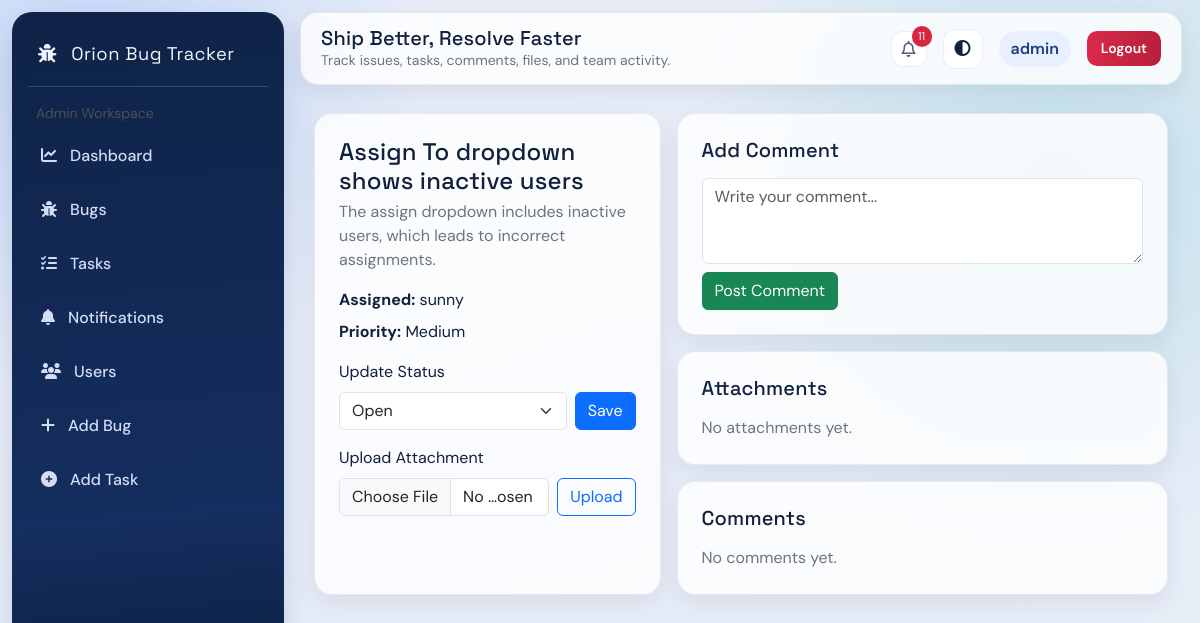
Screenshot of /update-bug/10/ (signed in) with the database file from the repository.
### tracker/models.py (models this page shows, shortened)
class Bug(models.Model):
    title = models.CharField(max_length=100)
    description = models.TextField()
    priority = models.CharField(max_length=20, choices=BUG_PRIORITY_CHOICES, default='Medium')
    status = models.CharField(max_length=20, choices=BUG_STATUS_CHOICES, default='Open')
    severity = models.CharField(max_length=20, choices=BUG_SEVERITY_CHOICES, default='Minor')
    assigned_to = models.ForeignKey(User, on_delete=models.CASCADE)
    created_at = models.DateTimeField(auto_now_add=True)
    updated_at = models.DateTimeField(auto_now=True)
    is_archived = models.BooleanField(default=False)
    archived_at = models.DateTimeField(null=True, blank=True)
    archived_by = models.ForeignKey(
        User,
        on_delete=models.SET_NULL,
        null=True,
        blank=True,
        related_name='archived_bugs',
    )

### tracker/views.py (the view, shortened to what this page needs)
# urls.py: path('update-bug/<int:bug_id>/', views.update_bug, name='update_bug'),
@login_required
def update_bug(request, bug_id):
    bug = get_object_or_404(Bug, id=bug_id)
    if not request.user.is_superuser and bug.assigned_to != request.user:
        messages.error(request, 'You are not allowed to update this bug')
        return redirect('bug_list')
    return render(
        request,
        'update_bug.html',
        {
            'bug': bug,
            'comments': bug.comments.select_related('author').all(),
            'attachments': bug.attachments.select_related('uploaded_by').all(),
            'status_choices': ['Open', 'In Progress', 'Closed'],
        },
    )

### tracker/context_processors.py (called while the page is built)
def notification_count(request):
    if request.user.is_authenticated:
        if request.user.is_superuser:
            count = Notification.objects.filter(is_read=False).count()
        else:
            count = Notification.objects.filter(
                recipient=request.user,
                is_read=False
            ).count()
    else:
        count = 0
    return {
        'unread_notifications_count': count,              # ✅ for navbar
        'global_unread_notifications_count': count        # ✅ for admin dashboard
    }

### templates/update_bug.html (shortened to what this page needs)
{% extends 'base_app.html' %}
{% block content %}
<div class="row g-3">
    <div class="col-lg-5">
        <div class="modern-panel p-3 p-md-4 h-100">
            <h4 class="mb-1">{{ bug.title }}</h4>
            <p class="text-secondary mb-3">{{ bug.description }}</p>
            <div class="mb-2"><strong>Assigned:</strong> {{ bug.assigned_to.username }}</div>
            <div class="mb-3"><strong>Priority:</strong> {{ bug.priority }}</div>
            <form method="POST" class="mb-3">
                <label class="form-label">Update Status</label>
                <div class="d-flex gap-2">
                    <select name="status" class="form-select">
                        {% for status in status_choices %}
                        <option value="{{ status }}" {% if bug.status == status %}selected{% endif %}>{{ status }}</option>
                        {% endfor %}
                    </select>
                    <button class="btn btn-primary">Save</button>
                </div>
            </form>
            <form method="POST" enctype="multipart/form-data">
                <label class="form-label">Upload Attachment</label>
                <div class="d-flex gap-2">
                    <input class="form-control" type="file" name="attachment" required>
                    <button class="btn btn-outline-primary">Upload</button>
                </div>
            </form>
        </div>
    </div>
    <div class="col-lg-7">
        <div class="modern-panel p-3 p-md-4 mb-3">
            <h5 class="mb-3">Add Comment</h5>
            <form method="POST">
                <div class="mb-2">
                    <textarea name="content" class="form-control" rows="3" placeholder="Write your comment..." required></textarea>
                </div>
                <button class="btn btn-success">Post Comment</button>
            </form>
        </div>
        <div class="modern-panel p-3 p-md-4 mb-3">
            <h5 class="mb-3">Attachments</h5>
            {% if attachments %}
            <div class="d-grid gap-3">
                {% for item in attachments %}
                <div class="border rounded-4 p-3 bg-white">
                    <div class="d-flex justify-content-between align-items-start gap-3 mb-2">
                        <div>
                            <div class="fw-semibold">{{ item.file_name }}</div>
                            <div class="small text-secondary">
                                {{ item.file_type }} • {{ item.size_label }}
                                {% if item.uploaded_by %} • Uploaded by {{ item.uploaded_by.username }}{% endif %}
                            </div>
                        </div>
                        <div class="d-flex gap-2 flex-wrap justify-content-end">
                            <a class="btn btn-sm btn-outline-primary" href="{{ item.file.url }}" target="_blank" download>Download</a>
                            {% if request.user.is_superuser %}
                            <button type="button" class="btn btn-sm btn-danger" data-bs-toggle="modal" data-bs-target="#deleteAttachmentModal{{ item.id }}">Delete</button>
                            {% endif %}
                        </div>
                    </div>
                    {% if item.is_image %}
                    <a href="{{ item.file.url }}" target="_blank">
                        <img src="{{ item.file.url }}" alt="{{ item.file_name }}" class="img-fluid rounded-3 border" style="max-height: 260px; object-fit: cover;">
                    </a>
                    {% else %}
                    <div class="text-secondary small">Preview not available for this file type.</div>
                    {% endif %}
                    {% if request.user.is_superuser %}
                    <div class="modal fade" id="deleteAttachmentModal{{ item.id }}" tabindex="-1" aria-hidden="true">
                        <div class="modal-dialog modal-dialog-centered">
                            <div class="modal-content">
                                <div class="modal-header">
                                    <h5 class="modal-title">Delete Attachment</h5>
                                    <button type="button" class="btn-close" data-bs-dismiss="modal" aria-label="Close"></button>
                                </div>
                                <div class="modal-body">
                                    Delete attachment <strong>{{ item.file_name }}</strong>? This cannot be undone.
                                </div>
                                <div class="modal-footer">
                                    <button type="button" class="btn btn-outline-secondary" data-bs-dismiss="modal">Cancel</button>
                                    <form method="POST" action="/delete-attachment/{{ item.id }}/" class="d-inline">
                                        {% csrf_token %}
                                        <input type="hidden" name="bug_id" value="{{ bug.id }}">
                                        <button type="submit" class="btn btn-danger">Delete</button>
                                    </form>
                                </div>
                            </div>
                        </div>
                    </div>
                    {% endif %}
                </div>
                {% endfor %}
            </div>
            {% else %}
            <p class="text-secondary mb-0">No attachments yet.</p>
            {% endif %}
        </div>
        <div class="modern-panel p-3 p-md-4">
            <h5 class="mb-3">Comments</h5>
            {% if comments %}
                {% for comment in comments %}
                <div class="border rounded-3 p-2 p-md-3 mb-2">
                    <div class="d-flex justify-content-between">
                        <strong>{{ comment.author.username }}</strong>
                        <small class="text-secondary">{{ comment.created_at|date:"M d, Y H:i" }}</small>
                    </div>
                    <div class="mt-1">{{ comment.content }}</div>
                </div>
                {% endfor %}
            {% else %}
            <p class="text-secondary mb-0">No comments yet.</p>
            {% endif %}
        </div>
    </div>
</div>
{% endblock %}

### templates/base_app.html (shortened to what this page needs)
<!DOCTYPE html>
<html>
<head>
    <link href="https://cdn.jsdelivr.net/npm/bootstrap@5.3.0/dist/css/bootstrap.min.css" rel="stylesheet">
    <link rel="stylesheet" href="https://cdnjs.cloudflare.com/ajax/libs/font-awesome/6.5.0/css/all.min.css">
</head>
<body>
<div class="sidebar">
    <div class="brand">
        <i class="fa-solid fa-bug"></i> Orion Bug Tracker
    </div>
    <div class="px-2 pb-2 text-light-emphasis small">
        {% if request.user.is_superuser %}
            Admin Workspace
        {% else %}
            User Workspace
        {% endif %}
    </div>
    {% if request.user.is_superuser %}
    <a href="/admin-dashboard/"><i class="fas fa-chart-line"></i> Dashboard</a>
    {% else %}
    <a href="/dashboard/"><i class="fas fa-chart-line"></i> Dashboard</a>
    {% endif %}
    <a href="/bugs/"><i class="fas fa-bug"></i> Bugs</a>
    <a href="/tasks/"><i class="fas fa-tasks"></i> Tasks</a>
    <a href="/notifications/"><i class="fas fa-bell"></i> Notifications</a>
    {% if request.user.is_superuser %}
        <a href="/users/"><i class="fas fa-users"></i> Users</a>
        <a href="/add-bug/"><i class="fas fa-plus"></i> Add Bug</a>
        <a href="/add-task/"><i class="fas fa-plus-circle"></i> Add Task</a>
    {% endif %}
</div>
<div class="topbar d-flex justify-content-between align-items-center modern-panel">
    <div>
        <h5 class="mb-0">Ship Better, Resolve Faster</h5>
        <div class="small text-secondary">Track issues, tasks, comments, files, and team activity.</div>
    </div>
    <div class="d-flex align-items-center gap-3">
        {% if request.user.is_superuser %}
        <div class="dropdown">
            <button
                type="button"
                class="icon-badge dropdown-toggle"
                data-bs-toggle="dropdown"
                aria-expanded="false"
                title="Notifications"
            >
                <i class="fa-regular fa-bell"></i>
                {% if global_unread_notifications_count > 0 %}
                    <span class="notification-dot">
                       {{ global_unread_notifications_count }}
                    </span>
                {% endif %}
            </button>
        </div>
        {% endif %}
        <button type="button" class="theme-toggle" id="themeToggle" title="Toggle theme" aria-label="Toggle theme">
            <i class="fa-solid fa-circle-half-stroke"></i>
        </button>
        <span class="avatar-pill">{{ request.user.username }}</span>
        <a href="/logout/" class="btn btn-danger btn-sm logout-btn">Logout</a>
    </div>
</div>
<div class="content">
    {% block content %}{% endblock %}
</div>
</body>
</html>

### templates/base_app.html (style rules this page uses)
:root { --bg: #e6ecf7; --bg-grad-1: rgba(11, 95, 255, 0.16); --bg-grad-2: rgba(0, 166, 166, 0.16); --surface: rgba(255, 255, 255, 0.8); --surface-solid: #ffffff; --ink: #10203d; --muted: #4f5e7c; --brand: #0b5fff; --brand-2: #00a6a6; --danger: #d7263d; --line: rgba(16, 32, 61, 0.08); --shadow: 0 14px 30px rgba(13, 40, 95, 0.14); }
body { margin: 0; min-height: 100vh; background: radial-gradient(circle at 8% 8%, var(--bg-grad-1), transparent 25%), radial-gradient(circle at 88% 22%, var(--bg-grad-2), transparent 30%), linear-gradient(160deg, color-mix(in srgb, var(--bg) 92%, white 8%) 0%, var(--bg) 55%, color-mix(in srgb, var(--bg) 90%, white 10%) 100%); font-family: 'DM Sans', sans-serif; color: var(--ink); transition: background 0.25s ease, color 0.25s ease; }
.sidebar { width: 272px; height: calc(100vh - 24px); position: fixed; top: 12px; left: 12px; background: linear-gradient(175deg, #0f2347 0%, #142e5f 65%, #0a1730 100%); color: #eef4ff; padding: 22px 16px; border-radius: 20px; box-shadow: var(--shadow); z-index: 1020; }
.brand { font-family: 'Space Grotesk', sans-serif; font-size: 1.15rem; letter-spacing: 0.5px; padding: 6px 10px 18px; border-bottom: 1px solid rgba(255, 255, 255, 0.16); margin-bottom: 16px; }
.sidebar a { display: block; color: #d3ddf7; padding: 11px 12px; border-radius: 10px; text-decoration: none; transition: 0.25s; margin-bottom: 6px; border: 1px solid transparent; font-weight: 500; }
.sidebar i { margin-right: 9px; }
.topbar { margin-left: 300px; margin-right: 18px; margin-top: 12px; background: var(--surface); border: 1px solid var(--line); padding: 13px 20px; border-radius: 16px; backdrop-filter: blur(8px); box-shadow: 0 8px 20px rgba(22, 40, 75, 0.08); }
.content { margin-left: 300px; margin-right: 18px; margin-top: 14px; margin-bottom: 18px; padding: 14px; }
.modern-panel { background: var(--surface); border: 1px solid var(--line); border-radius: 18px; box-shadow: 0 8px 22px rgba(20, 42, 80, 0.08); backdrop-filter: blur(8px); }
.theme-toggle { width: 40px; height: 40px; border-radius: 12px; border: 1px solid var(--line); background: var(--surface-solid); color: var(--ink); }
.avatar-pill { background: #e8f0ff; color: #1b3f7f; border-radius: 999px; padding: 6px 12px; font-weight: 600; }
.icon-badge { width: 36px; height: 36px; border-radius: 12px; display: inline-flex; align-items: center; justify-content: center; position: relative; border: 1px solid var(--line); color: var(--muted); text-decoration: none; background: var(--surface-solid); }
.icon-badge.dropdown-toggle::after { display: none; }
.notification-dot { position: absolute; top: -6px; right: -6px; font-size: 0.72rem; min-width: 20px; padding: 2px 6px; border-radius: 999px; background: var(--danger); color: #fff; }
.logout-btn { border-radius: 10px; background: linear-gradient(100deg, #db2a49 0%, #b61f3a 100%); border: 0; padding: 7px 14px; font-weight: 600; }
h2, h3, h4, h5 { font-family: 'Space Grotesk', sans-serif; letter-spacing: 0.2px; }

### rows the page displays
Bug: title "Assign To dropdown shows inactive users", description "The assign dropdown includes inactive users, which leads to incorrect assignments.", assigned_to.username "sunny", priority "Medium", status "Open"

### other values shown
{{ global_unread_notifications_count }} "11"
{{ request.user.username }} "admin"
